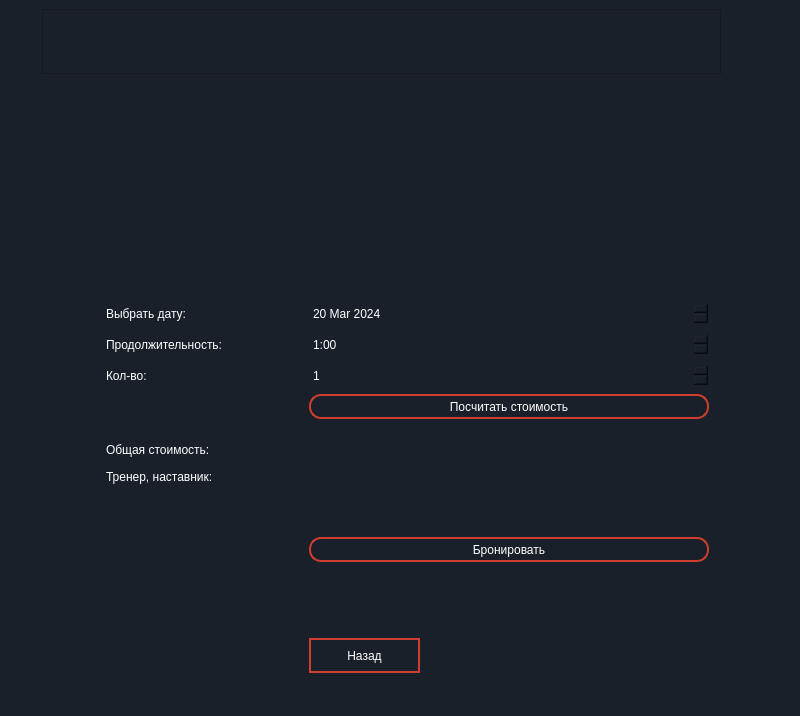
<?xml version="1.0" encoding="UTF-8"?>
<ui version="4.0">
 <class>MainWindow</class>
 <widget class="QMainWindow" name="MainWindow">
  <property name="geometry">
   <rect>
    <x>0</x>
    <y>0</y>
    <width>800</width>
    <height>716</height>
   </rect>
  </property>
  <property name="windowTitle">
   <string>MainWindow</string>
  </property>
  <property name="styleSheet">
   <string notr="true">background-color: #1a202a;</string>
  </property>
  <widget class="QWidget" name="centralwidget">
   <layout class="QGridLayout" name="gridLayout_3">
    <item row="0" column="1">
     <spacer name="verticalSpacer">
      <property name="orientation">
       <enum>Qt::Vertical</enum>
      </property>
      <property name="sizeHint" stdset="0">
       <size>
        <width>20</width>
        <height>40</height>
       </size>
      </property>
     </spacer>
    </item>
    <item row="3" column="1">
     <spacer name="verticalSpacer_11">
      <property name="orientation">
       <enum>Qt::Vertical</enum>
      </property>
      <property name="sizeHint" stdset="0">
       <size>
        <width>20</width>
        <height>40</height>
       </size>
      </property>
     </spacer>
    </item>
    <item row="1" column="2">
     <spacer name="horizontalSpacer_2">
      <property name="orientation">
       <enum>Qt::Horizontal</enum>
      </property>
      <property name="sizeHint" stdset="0">
       <size>
        <width>45</width>
        <height>20</height>
       </size>
      </property>
     </spacer>
    </item>
    <item row="2" column="1">
     <spacer name="verticalSpacer_2">
      <property name="orientation">
       <enum>Qt::Vertical</enum>
      </property>
      <property name="sizeHint" stdset="0">
       <size>
        <width>20</width>
        <height>40</height>
       </size>
      </property>
     </spacer>
    </item>
    <item row="1" column="1">
     <layout class="QGridLayout" name="gridLayout">
      <item row="3" column="0">
       <spacer name="verticalSpacer_3">
        <property name="orientation">
         <enum>Qt::Vertical</enum>
        </property>
        <property name="sizeHint" stdset="0">
         <size>
          <width>20</width>
          <height>40</height>
         </size>
        </property>
       </spacer>
      </item>
      <item row="2" column="0">
       <widget class="QLabel" name="label_2">
        <property name="minimumSize">
         <size>
          <width>679</width>
          <height>200</height>
         </size>
        </property>
        <property name="text">
         <string/>
        </property>
       </widget>
      </item>
      <item row="7" column="0">
       <spacer name="verticalSpacer_12">
        <property name="orientation">
         <enum>Qt::Vertical</enum>
        </property>
        <property name="sizeHint" stdset="0">
         <size>
          <width>20</width>
          <height>40</height>
         </size>
        </property>
       </spacer>
      </item>
      <item row="5" column="1">
       <spacer name="horizontalSpacer_3">
        <property name="orientation">
         <enum>Qt::Horizontal</enum>
        </property>
        <property name="sizeHint" stdset="0">
         <size>
          <width>40</width>
          <height>20</height>
         </size>
        </property>
       </spacer>
      </item>
      <item row="0" column="0">
       <widget class="QTextEdit" name="textEdit_30">
        <property name="minimumSize">
         <size>
          <width>625</width>
          <height>65</height>
         </size>
        </property>
        <property name="styleSheet">
         <string notr="true">color: #cd3b2c;
font: 81 28pt &quot;Rockwell Extra Bold&quot;;</string>
        </property>
        <property name="html">
         <string>&lt;!DOCTYPE HTML PUBLIC &quot;-//W3C//DTD HTML 4.0//EN&quot; &quot;http://www.w3.org/TR/REC-html40/strict.dtd&quot;&gt;
&lt;html&gt;&lt;head&gt;&lt;meta name=&quot;qrichtext&quot; content=&quot;1&quot; /&gt;&lt;style type=&quot;text/css&quot;&gt;
p, li { white-space: pre-wrap; }
&lt;/style&gt;&lt;/head&gt;&lt;body style=&quot; font-family:'Rockwell Extra Bold'; font-size:28pt; font-weight:80; font-style:normal;&quot;&gt;
&lt;p align=&quot;center&quot; dir='rtl' style=&quot;-qt-paragraph-type:empty; margin-top:0px; margin-bottom:0px; margin-left:0px; margin-right:0px; -qt-block-indent:0; text-indent:0px; font-family:'MS Shell Dlg 2'; font-size:7.8pt; font-weight:400;&quot;&gt;&lt;br /&gt;&lt;/p&gt;&lt;/body&gt;&lt;/html&gt;</string>
        </property>
       </widget>
      </item>
      <item row="5" column="0">
       <widget class="QGroupBox" name="groupBox_6">
        <property name="minimumSize">
         <size>
          <width>90</width>
          <height>350</height>
         </size>
        </property>
        <property name="styleSheet">
         <string notr="true">border: 2px solid #1a202a;</string>
        </property>
        <property name="title">
         <string/>
        </property>
        <layout class="QGridLayout" name="gridLayout_2">
         <item row="22" column="3">
          <widget class="QGroupBox" name="groupBox">
           <property name="styleSheet">
            <string notr="true">border: 2px solid #1a202a;</string>
           </property>
           <property name="title">
            <string/>
           </property>
           <widget class="QLabel" name="label">
            <property name="geometry">
             <rect>
              <x>110</x>
              <y>53</y>
              <width>281</width>
              <height>20</height>
             </rect>
            </property>
            <property name="styleSheet">
             <string notr="true">bachground-color: #22222e;
font: 75 12pt &quot;MS Shell Dlg 2&quot;;
color: white;</string>
            </property>
            <property name="text">
             <string/>
            </property>
           </widget>
          </widget>
         </item>
         <item row="3" column="3">
          <widget class="QTimeEdit" name="vrema_73">
           <property name="minimumSize">
            <size>
             <width>400</width>
             <height>25</height>
            </size>
           </property>
           <property name="styleSheet">
            <string notr="true">bachground-color: #22222e;
font: 75 12pt &quot;MS Shell Dlg 2&quot;;
border-radius: 18px;
color: white;</string>
           </property>
           <property name="minimumDateTime">
            <datetime>
             <hour>1</hour>
             <minute>0</minute>
             <second>0</second>
             <year>2022</year>
             <month>1</month>
             <day>1</day>
            </datetime>
           </property>
           <property name="maximumDate">
            <date>
             <year>2022</year>
             <month>1</month>
             <day>1</day>
            </date>
           </property>
           <property name="maximumTime">
            <time>
             <hour>14</hour>
             <minute>0</minute>
             <second>0</second>
            </time>
           </property>
           <property name="minimumTime">
            <time>
             <hour>1</hour>
             <minute>0</minute>
             <second>0</second>
            </time>
           </property>
           <property name="displayFormat">
            <string>H:00</string>
           </property>
          </widget>
         </item>
         <item row="10" column="3">
          <widget class="QTextEdit" name="textEdit_32">
           <property name="minimumSize">
            <size>
             <width>400</width>
             <height>25</height>
            </size>
           </property>
           <property name="maximumSize">
            <size>
             <width>16777215</width>
             <height>25</height>
            </size>
           </property>
           <property name="styleSheet">
            <string notr="true">bachground-color: #22222e;
font: 75 12pt &quot;MS Shell Dlg 2&quot;;
border: 2px solid #1a202a;
border-radius: 18px;
color: white;</string>
           </property>
           <property name="html">
            <string>&lt;!DOCTYPE HTML PUBLIC &quot;-//W3C//DTD HTML 4.0//EN&quot; &quot;http://www.w3.org/TR/REC-html40/strict.dtd&quot;&gt;
&lt;html&gt;&lt;head&gt;&lt;meta name=&quot;qrichtext&quot; content=&quot;1&quot; /&gt;&lt;style type=&quot;text/css&quot;&gt;
p, li { white-space: pre-wrap; }
&lt;/style&gt;&lt;/head&gt;&lt;body style=&quot; font-family:'MS Shell Dlg 2'; font-size:12pt; font-weight:72; font-style:normal;&quot;&gt;
&lt;p style=&quot;-qt-paragraph-type:empty; margin-top:0px; margin-bottom:0px; margin-left:0px; margin-right:0px; -qt-block-indent:0; text-indent:0px; font-size:8.25pt; font-weight:400;&quot;&gt;&lt;br /&gt;&lt;/p&gt;&lt;/body&gt;&lt;/html&gt;</string>
           </property>
          </widget>
         </item>
         <item row="1" column="3">
          <widget class="QDateEdit" name="data_73">
           <property name="minimumSize">
            <size>
             <width>400</width>
             <height>25</height>
            </size>
           </property>
           <property name="styleSheet">
            <string notr="true">bachground-color: #22222e;
font: 75 12pt &quot;MS Shell Dlg 2&quot;;
border-radius: 18px;
color: white;</string>
           </property>
           <property name="dateTime">
            <datetime>
             <hour>0</hour>
             <minute>0</minute>
             <second>0</second>
             <year>2024</year>
             <month>3</month>
             <day>20</day>
            </datetime>
           </property>
           <property name="minimumDateTime">
            <datetime>
             <hour>0</hour>
             <minute>0</minute>
             <second>0</second>
             <year>2024</year>
             <month>3</month>
             <day>20</day>
            </datetime>
           </property>
           <property name="minimumDate">
            <date>
             <year>2024</year>
             <month>3</month>
             <day>20</day>
            </date>
           </property>
          </widget>
         </item>
         <item row="5" column="0">
          <spacer name="horizontalSpacer_4">
           <property name="orientation">
            <enum>Qt::Horizontal</enum>
           </property>
           <property name="sizeHint" stdset="0">
            <size>
             <width>40</width>
             <height>20</height>
            </size>
           </property>
          </spacer>
         </item>
         <item row="6" column="1" rowspan="3" colspan="2">
          <widget class="QLabel" name="label_47">
           <property name="minimumSize">
            <size>
             <width>0</width>
             <height>20</height>
            </size>
           </property>
           <property name="styleSheet">
            <string notr="true">bachground-color: #22222e;
font: 75 12pt &quot;MS Shell Dlg 2&quot;;
color: white;</string>
           </property>
           <property name="text">
            <string/>
           </property>
          </widget>
         </item>
         <item row="23" column="3">
          <spacer name="verticalSpacer_6">
           <property name="orientation">
            <enum>Qt::Vertical</enum>
           </property>
           <property name="sizeHint" stdset="0">
            <size>
             <width>20</width>
             <height>40</height>
            </size>
           </property>
          </spacer>
         </item>
         <item row="15" column="1">
          <widget class="QLabel" name="label_44">
           <property name="minimumSize">
            <size>
             <width>150</width>
             <height>150</height>
            </size>
           </property>
           <property name="maximumSize">
            <size>
             <width>150</width>
             <height>150</height>
            </size>
           </property>
           <property name="text">
            <string/>
           </property>
           <property name="pixmap">
            <pixmap>kisspng-computer-icons-clip-art-profile-cliparts-free-5ab5a47b02ff75.0880050915218535630123.jpg</pixmap>
           </property>
           <property name="scaledContents">
            <bool>true</bool>
           </property>
          </widget>
         </item>
         <item row="6" column="3">
          <widget class="QPushButton" name="pushButton_2">
           <property name="minimumSize">
            <size>
             <width>400</width>
             <height>25</height>
            </size>
           </property>
           <property name="styleSheet">
            <string notr="true">bachground-color: #22222e;
font: 75 12pt &quot;MS Shell Dlg 2&quot;;
border: 2px solid #cf3e2d;
border-radius: 12px;
color: white;</string>
           </property>
           <property name="text">
            <string>Посчитать стоимость</string>
           </property>
          </widget>
         </item>
         <item row="10" column="1">
          <widget class="QLabel" name="label_43">
           <property name="maximumSize">
            <size>
             <width>300</width>
             <height>25</height>
            </size>
           </property>
           <property name="styleSheet">
            <string notr="true">bachground-color: #22222e;
font: 75 12pt &quot;MS Shell Dlg 2&quot;;
color: white;</string>
           </property>
           <property name="text">
            <string>Общая стоимость:</string>
           </property>
          </widget>
         </item>
         <item row="5" column="3">
          <widget class="QSpinBox" name="spinBox_73">
           <property name="minimumSize">
            <size>
             <width>400</width>
             <height>25</height>
            </size>
           </property>
           <property name="styleSheet">
            <string notr="true">bachground-color: #22222e;
font: 75 12pt &quot;MS Shell Dlg 2&quot;;
border-radius: 18px;
color: white;</string>
           </property>
           <property name="minimum">
            <number>1</number>
           </property>
           <property name="maximum">
            <number>200</number>
           </property>
          </widget>
         </item>
         <item row="4" column="3">
          <spacer name="verticalSpacer_7">
           <property name="orientation">
            <enum>Qt::Vertical</enum>
           </property>
           <property name="sizeHint" stdset="0">
            <size>
             <width>20</width>
             <height>40</height>
            </size>
           </property>
          </spacer>
         </item>
         <item row="30" column="3">
          <spacer name="verticalSpacer_4">
           <property name="orientation">
            <enum>Qt::Vertical</enum>
           </property>
           <property name="sizeHint" stdset="0">
            <size>
             <width>20</width>
             <height>40</height>
            </size>
           </property>
          </spacer>
         </item>
         <item row="32" column="1">
          <spacer name="verticalSpacer_10">
           <property name="orientation">
            <enum>Qt::Vertical</enum>
           </property>
           <property name="sizeHint" stdset="0">
            <size>
             <width>20</width>
             <height>40</height>
            </size>
           </property>
          </spacer>
         </item>
         <item row="32" column="3">
          <spacer name="verticalSpacer_13">
           <property name="orientation">
            <enum>Qt::Vertical</enum>
           </property>
           <property name="sizeHint" stdset="0">
            <size>
             <width>20</width>
             <height>40</height>
            </size>
           </property>
          </spacer>
         </item>
         <item row="2" column="3">
          <spacer name="verticalSpacer_8">
           <property name="orientation">
            <enum>Qt::Vertical</enum>
           </property>
           <property name="sizeHint" stdset="0">
            <size>
             <width>20</width>
             <height>40</height>
            </size>
           </property>
          </spacer>
         </item>
         <item row="3" column="1">
          <widget class="QLabel" name="label_42">
           <property name="styleSheet">
            <string notr="true">bachground-color: #22222e;
font: 75 12pt &quot;MS Shell Dlg 2&quot;;
color: white;</string>
           </property>
           <property name="text">
            <string>Продолжительность:</string>
           </property>
          </widget>
         </item>
         <item row="5" column="1">
          <widget class="QLabel" name="label_46">
           <property name="styleSheet">
            <string notr="true">bachground-color: #22222e;
font: 75 12pt &quot;MS Shell Dlg 2&quot;;
color: white;</string>
           </property>
           <property name="text">
            <string>Кол-во:</string>
           </property>
          </widget>
         </item>
         <item row="27" column="3">
          <spacer name="verticalSpacer_5">
           <property name="orientation">
            <enum>Qt::Vertical</enum>
           </property>
           <property name="sizeHint" stdset="0">
            <size>
             <width>20</width>
             <height>40</height>
            </size>
           </property>
          </spacer>
         </item>
         <item row="0" column="3">
          <spacer name="verticalSpacer_9">
           <property name="orientation">
            <enum>Qt::Vertical</enum>
           </property>
           <property name="sizeHint" stdset="0">
            <size>
             <width>20</width>
             <height>40</height>
            </size>
           </property>
          </spacer>
         </item>
         <item row="1" column="1">
          <widget class="QLabel" name="label_41">
           <property name="styleSheet">
            <string notr="true">bachground-color: #22222e;
font: 75 12pt &quot;MS Shell Dlg 2&quot;;
color: white;</string>
           </property>
           <property name="text">
            <string>Выбрать дату:</string>
           </property>
          </widget>
         </item>
         <item row="31" column="2">
          <spacer name="horizontalSpacer_5">
           <property name="orientation">
            <enum>Qt::Horizontal</enum>
           </property>
           <property name="sizeHint" stdset="0">
            <size>
             <width>40</width>
             <height>20</height>
            </size>
           </property>
          </spacer>
         </item>
         <item row="31" column="3">
          <widget class="QPushButton" name="pushButton_4">
           <property name="minimumSize">
            <size>
             <width>111</width>
             <height>35</height>
            </size>
           </property>
           <property name="maximumSize">
            <size>
             <width>111</width>
             <height>40</height>
            </size>
           </property>
           <property name="styleSheet">
            <string notr="true">bachground-color: #22222e;
font: 75 12pt &quot;MS Shell Dlg 2&quot;;
border: 2px solid #cf3e2d;
border-radius: 18px;
color: white;</string>
           </property>
           <property name="text">
            <string>Назад</string>
           </property>
          </widget>
         </item>
         <item row="15" column="3">
          <widget class="QPushButton" name="pushButton_3">
           <property name="minimumSize">
            <size>
             <width>400</width>
             <height>25</height>
            </size>
           </property>
           <property name="styleSheet">
            <string notr="true">bachground-color: #22222e;
font: 75 12pt &quot;MS Shell Dlg 2&quot;;
border: 2px solid #cf3e2d;
border-radius: 12px;
color: white;</string>
           </property>
           <property name="text">
            <string>Бронировать</string>
           </property>
          </widget>
         </item>
         <item row="14" column="1">
          <spacer name="verticalSpacer_14">
           <property name="orientation">
            <enum>Qt::Vertical</enum>
           </property>
           <property name="sizeHint" stdset="0">
            <size>
             <width>20</width>
             <height>40</height>
            </size>
           </property>
          </spacer>
         </item>
         <item row="11" column="1" rowspan="3">
          <widget class="QLabel" name="label_45">
           <property name="minimumSize">
            <size>
             <width>0</width>
             <height>18</height>
            </size>
           </property>
           <property name="styleSheet">
            <string notr="true">bachground-color: #22222e;
font: 75 12pt &quot;MS Shell Dlg 2&quot;;
color: white;</string>
           </property>
           <property name="text">
            <string>Тренер, наставник:</string>
           </property>
          </widget>
         </item>
        </layout>
       </widget>
      </item>
     </layout>
    </item>
    <item row="1" column="0">
     <spacer name="horizontalSpacer">
      <property name="orientation">
       <enum>Qt::Horizontal</enum>
      </property>
      <property name="sizeHint" stdset="0">
       <size>
        <width>40</width>
        <height>20</height>
       </size>
      </property>
     </spacer>
    </item>
   </layout>
  </widget>
  <widget class="QMenuBar" name="menubar">
   <property name="geometry">
    <rect>
     <x>0</x>
     <y>0</y>
     <width>800</width>
     <height>21</height>
    </rect>
   </property>
  </widget>
  <widget class="QStatusBar" name="statusbar"/>
 </widget>
 <resources/>
 <connections/>
</ui>
